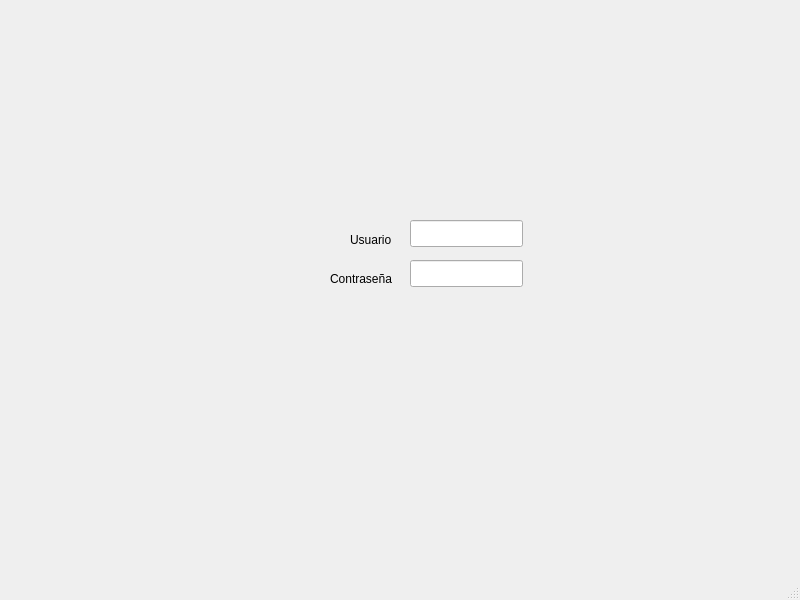
<?xml version="1.0" encoding="UTF-8"?>
<ui version="4.0">
 <class>MainWindow</class>
 <widget class="QMainWindow" name="MainWindow">
  <property name="geometry">
   <rect>
    <x>0</x>
    <y>0</y>
    <width>800</width>
    <height>600</height>
   </rect>
  </property>
  <property name="windowTitle">
   <string>MainWindow</string>
  </property>
  <widget class="QWidget" name="centralwidget">
   <widget class="PvbIconview" name="pvbIconview">
    <property name="geometry">
     <rect>
      <x>0</x>
      <y>0</y>
      <width>821</width>
      <height>631</height>
     </rect>
    </property>
    <property name="pixmap">
     <pixmap>../../Descargas/SCADA/ESPOL.png</pixmap>
    </property>
   </widget>
   <widget class="QLabel" name="label">
    <property name="geometry">
     <rect>
      <x>350</x>
      <y>230</y>
      <width>61</width>
      <height>20</height>
     </rect>
    </property>
    <property name="text">
     <string>Usuario</string>
    </property>
   </widget>
   <widget class="QLabel" name="label_2">
    <property name="geometry">
     <rect>
      <x>330</x>
      <y>270</y>
      <width>81</width>
      <height>17</height>
     </rect>
    </property>
    <property name="text">
     <string>Contraseña</string>
    </property>
   </widget>
   <widget class="QLineEdit" name="lineEdit">
    <property name="geometry">
     <rect>
      <x>410</x>
      <y>220</y>
      <width>113</width>
      <height>27</height>
     </rect>
    </property>
   </widget>
   <widget class="QLineEdit" name="lineEdit_2">
    <property name="geometry">
     <rect>
      <x>410</x>
      <y>260</y>
      <width>113</width>
      <height>27</height>
     </rect>
    </property>
   </widget>
  </widget>
  <widget class="QMenuBar" name="menubar">
   <property name="geometry">
    <rect>
     <x>0</x>
     <y>0</y>
     <width>800</width>
     <height>25</height>
    </rect>
   </property>
  </widget>
  <widget class="QStatusBar" name="statusbar"/>
 </widget>
 <customwidgets>
  <customwidget>
   <class>PvbIconview</class>
   <extends>QLabel</extends>
   <header>pvbdummy.h</header>
  </customwidget>
 </customwidgets>
 <resources/>
 <connections/>
</ui>
